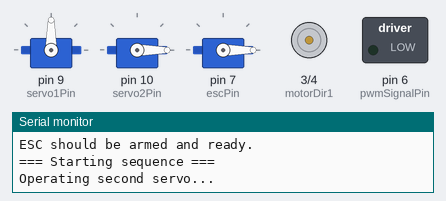
The sketch below on a simulated Arduino Uno, built with avr-gcc and run on an emulated ATmega328P. Shown: 3 × servo, motor-driver pin pairs drawn as motors (green arrow = first pin HIGH = forward, orange = second pin HIGH = backward, longer = more drive, scaled by the enable pin), switched loads named in the sketch (green lamp = pin HIGH), the last lines printed to the serial monitor.

Above: at 7.05 s.
At 12.95 s:
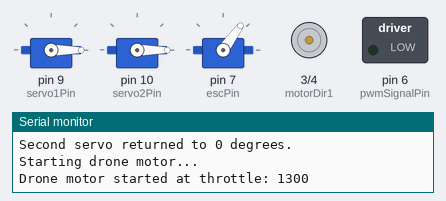
At 15.45 s:
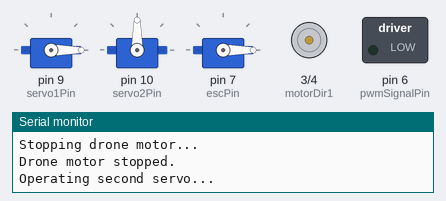
At 21.75 s:
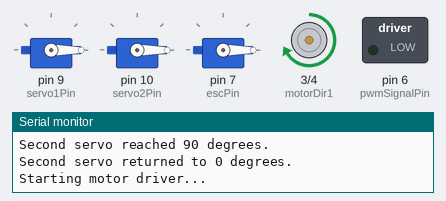
At 36.45 s:
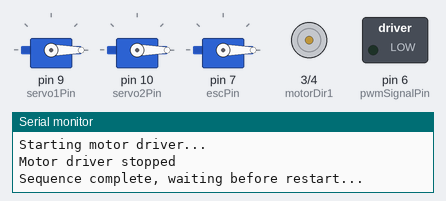
Timing chart, 0 to 45.4 s (numbered marks = the images above):
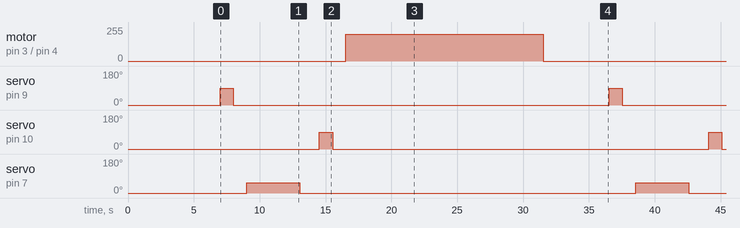

Measured:
- by itself, motor on pin 3 (motorDir1) / pin 4 (motorDir2): alternates forward 200/255 for 15.0 s and stopped for 14.5 s
- by itself, servo on pin 9 (servo1Pin), servo on pin 10 (servo2Pin): alternates 90° for 1.0 s and 0° for 28.5 s
- by itself, servo on pin 7 (escPin): alternates 54° for 4.0 s and 0° for 25.5 s

The sketch:

mergedFInalCode.ino
```cpp
// (licence header left out)
#include <Servo.h>

// Create Servo objects to control all servo motors and ESC
Servo servo1;
Servo servo2;
Servo esc;

// Define pins
int servo1Pin = 9;     // Pin for the first servo
int servo2Pin = 10;    // Pin for the second servo
int escPin = 7;        // Pin for the ESC
int motorDir1 = 3;     // Direction control pin 1 (IN1 for L298N)
int motorDir2 = 4;     // Direction control pin 2 (IN2 for L298N)
int motorSpeedPin = 5; // PWM pin to control motor speed (ENA for L298N)
int pwmSignalPin = 6;  // Changed from 6 to 7 since 6 is now used for ESC

// ESC control values
int pwmValue = 1300;            // Set PWM value for running throttle
int stopValue = 1000;           // Set PWM value for stopping the motor
const long runInterval = 4000;  // 4 seconds on
const long stopInterval = 1500; // 1.5 seconds off

void setup()
{
  // Start serial monitor for debugging
  Serial.begin(9600);
  Serial.println("Starting initialization...");

  // Attach the servo motors to the specified pins
  servo1.attach(servo1Pin);
  servo2.attach(servo2Pin);

  // Attach ESC to its pin
  esc.attach(escPin, 1000, 2000); // Min pulse 1000µs, max pulse 2000µs

  // Initialize both servos to 0 position
  servo1.write(0);
  servo2.write(0);

  // Set motor control pins as output
  pinMode(motorDir1, OUTPUT);
  pinMode(motorDir2, OUTPUT);
  pinMode(motorSpeedPin, OUTPUT);
  pinMode(pwmSignalPin, OUTPUT); // Set new PWM pin for continuous signal

  // Arming sequence for the ESC
  Serial.println("Starting ESC arming sequence...");
  esc.writeMicroseconds(1000); // Send minimum throttle to arm ESC
  delay(5000);                 // Wait 5 seconds for ESC to arm
  Serial.println("ESC should be armed and ready.");

  delay(2000); // Additional delay to make sure everything is initialized
}

void loop()
{
  Serial.println("=== Starting sequence ===");

  // STEP 1: First Servo (servo1) Operation: 0 to 90 then 90 to 0
  Serial.println("Operating second servo...");
  servo1.write(90);
  delay(1000); // Wait for 1 second at 90 degrees
  Serial.println("Second servo reached 90 degrees.");
  servo1.write(0);
  delay(1000); // Wait for 1 second at 0 degrees
  Serial.println("Second servo returned to 0 degrees.");

  // Start drone motor immediately after the first servo is at 90
  Serial.println("Starting drone motor...");
  esc.writeMicroseconds(pwmValue); // Start the motor
  Serial.print("Drone motor started at throttle: ");
  Serial.println(pwmValue);

  // Wait for the motor to run (4 seconds)
  delay(runInterval);

  // Stop motor and print the message
  Serial.println("Stopping drone motor...");
  esc.writeMicroseconds(stopValue); // Stop motor
  Serial.println("Drone motor stopped.");
  delay(stopInterval); // Wait for the motor to stop

  // STEP 2: Second Servo (servo2) Operation
  Serial.println("Operating second servo...");
  servo2.write(90);
  delay(1000); // Wait for 1 second at 90 degrees
  Serial.println("Second servo reached 90 degrees.");
  servo2.write(0);
  delay(1000); // Wait for 1 second at 0 degrees
  Serial.println("Second servo returned to 0 degrees.");

  // STEP 3: Vibration starts after the second servo
  Serial.println("Starting motor driver...");

  // Set motor direction (forward)
  digitalWrite(motorDir1, HIGH); // Set direction 1 (forward)
  digitalWrite(motorDir2, LOW);  // Set direction 2 (forward)

  // Set motor speed using PWM signal
  analogWrite(motorSpeedPin, 200); // 50% speed (range 0-255)

  delay(15000); // Run motor for 5 seconds

  // Stop motor after 5 seconds
  analogWrite(motorSpeedPin, 0); // Stop the motor (set PWM to 0)
  Serial.println("Motor driver stopped");

  // STEP 4: Wait before restarting the sequence
  Serial.println("Sequence complete, waiting before restart...");
  delay(5000); // Wait 5 seconds before restarting the whole sequence
}
```
